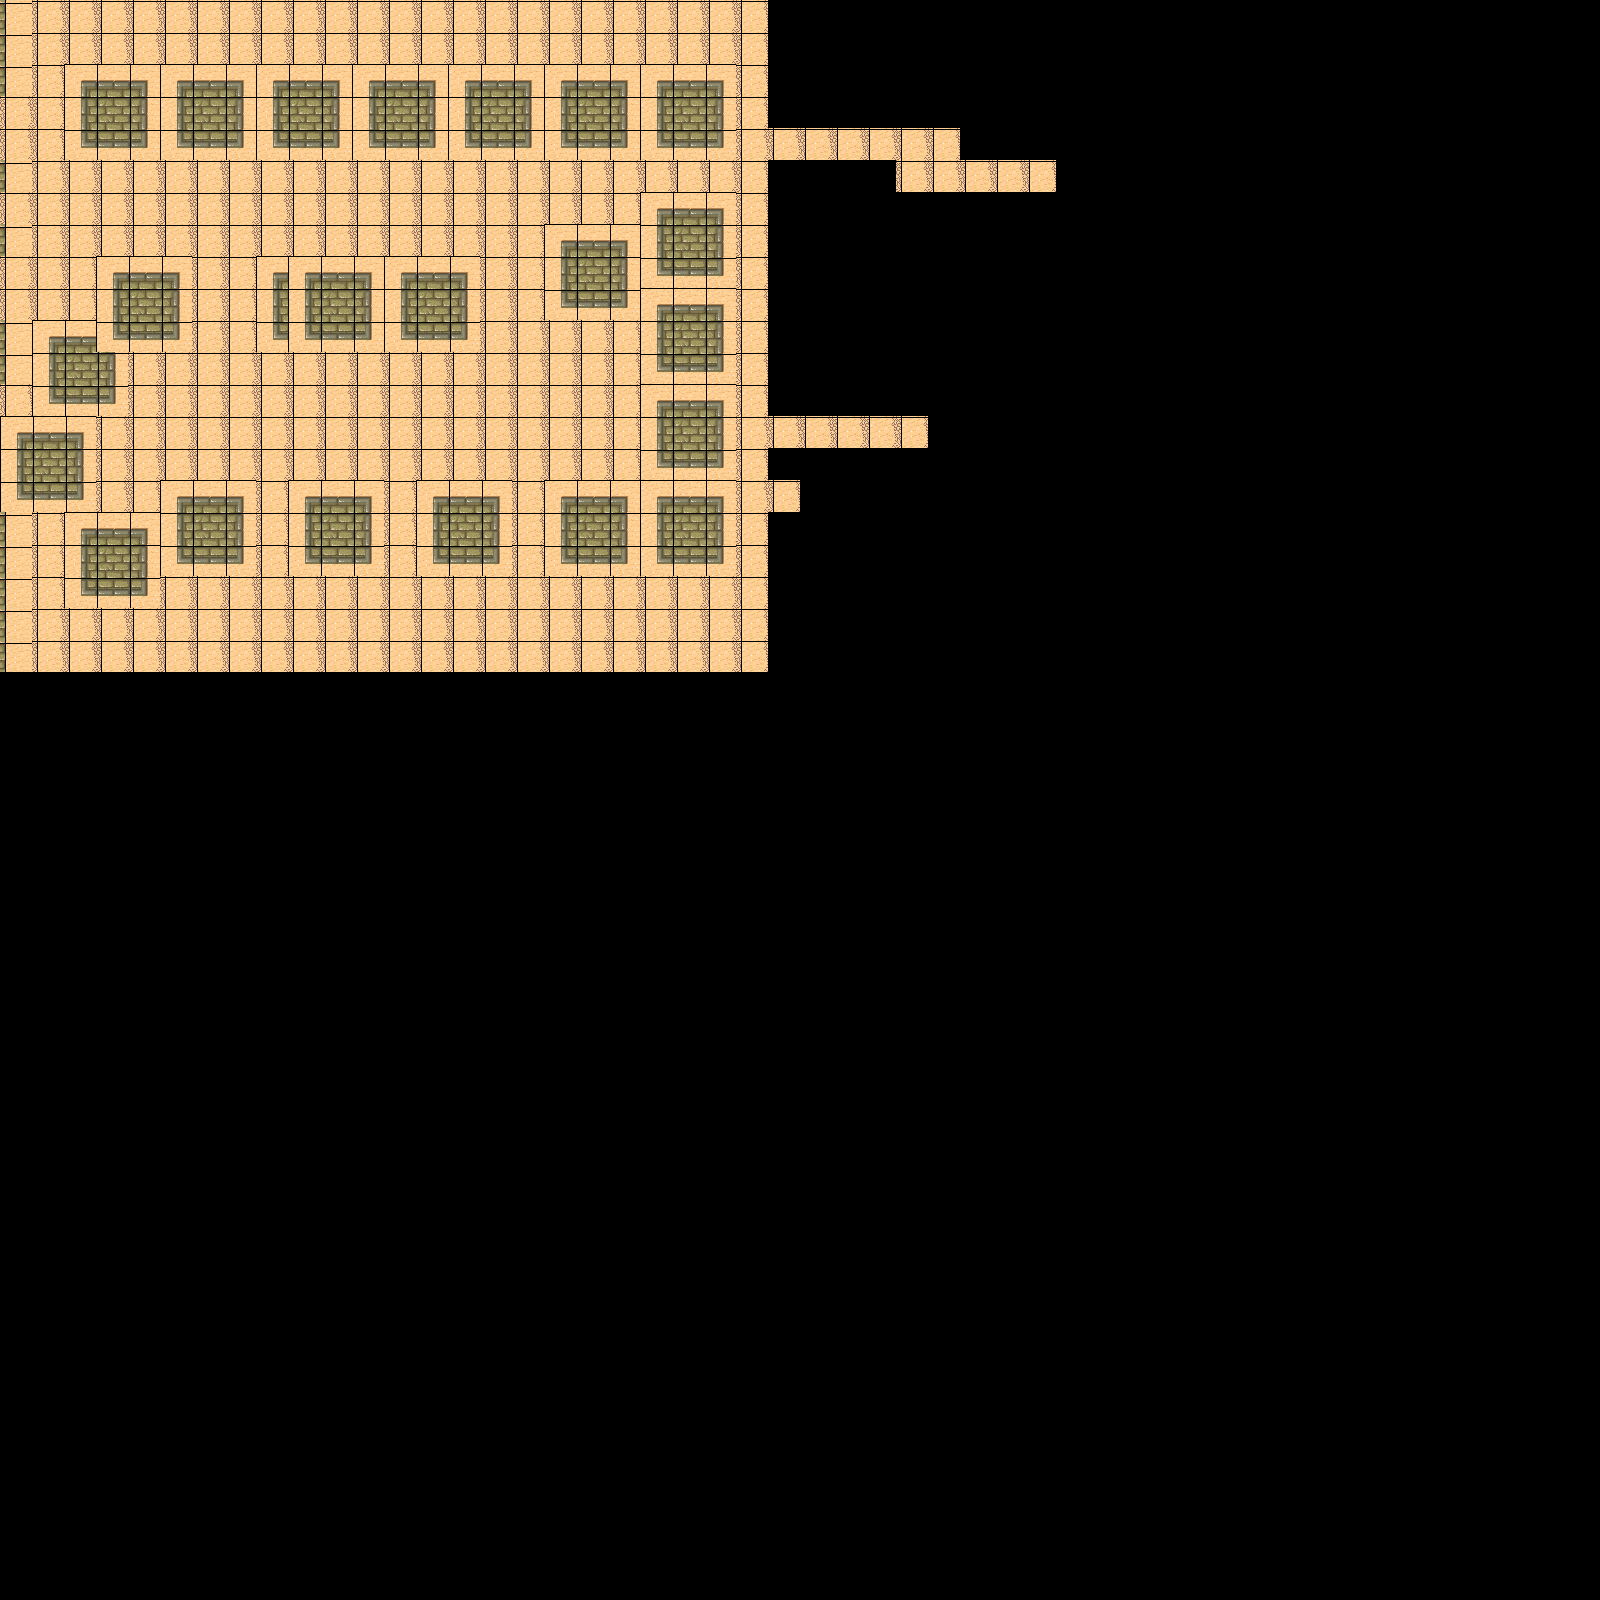

Tiled map render using the project's own tile images. Description and the map definition, with tile-layer contents summarised, below:
An orthogonal 50x50 tile map with 32x32 px tiles, 2 tile layers (floor, wall).

<map version="1.0" orientation="orthogonal" width="50" height="50" tilewidth="32" tileheight="32">
 <tileset firstgid="1" name="tmw_desert_spacing" tilewidth="32" tileheight="32">
  <image source="tmw_desert_spacing.png" width="265" height="199" />
 </tileset>
 <layer name="floor" width="50" height="50">
  <data>[2500 cells, 521 non-empty, 2 distinct tile ids]</data>
 </layer>
 <layer name="wall" width="50" height="50">
  <data>[2500 cells, 200 non-empty, 9 distinct tile ids]</data>
 </layer>
 <objectgroup name="hero" width="50" height="50" />
</map>
